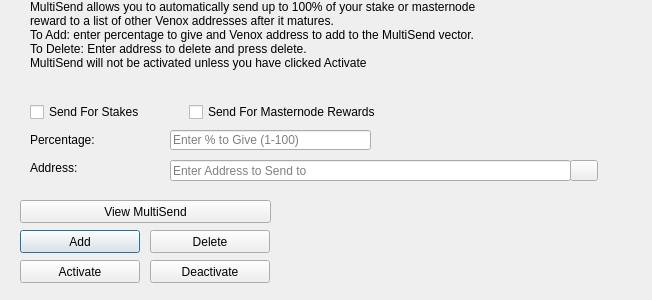
<?xml version="1.0" encoding="UTF-8"?>
<ui version="4.0">
 <class>MultiSendDialog</class>
 <widget class="QDialog" name="MultiSendDialog">
  <property name="windowModality">
   <enum>Qt::NonModal</enum>
  </property>
  <property name="geometry">
   <rect>
    <x>0</x>
    <y>0</y>
    <width>652</width>
    <height>300</height>
   </rect>
  </property>
  <property name="windowTitle">
   <string>MultiSend</string>
  </property>
  <widget class="QLineEdit" name="multiSendPercentEdit">
   <property name="geometry">
    <rect>
     <x>170</x>
     <y>130</y>
     <width>201</width>
     <height>20</height>
    </rect>
   </property>
   <property name="toolTip">
    <string>Enter whole numbers 1 - 100</string>
   </property>
   <property name="placeholderText">
    <string>Enter % to Give (1-100)</string>
   </property>
  </widget>
  <widget class="QLineEdit" name="multiSendAddressEdit">
   <property name="geometry">
    <rect>
     <x>170</x>
     <y>160</y>
     <width>401</width>
     <height>21</height>
    </rect>
   </property>
   <property name="toolTip">
    <string/>
   </property>
   <property name="placeholderText">
    <string>Enter Address to Send to</string>
   </property>
  </widget>
  <widget class="QLabel" name="label_2">
   <property name="geometry">
    <rect>
     <x>30</x>
     <y>0</y>
     <width>451</width>
     <height>121</height>
    </rect>
   </property>
   <property name="lineWidth">
    <number>1</number>
   </property>
   <property name="text">
    <string>MultiSend allows you to automatically send up to 100% of your stake or masternode reward to a list of other Venox addresses after it matures.
To Add: enter percentage to give and Venox address to add to the MultiSend vector.
To Delete: Enter address to delete and press delete.
MultiSend will not be activated unless you have clicked Activate</string>
   </property>
   <property name="alignment">
    <set>Qt::AlignLeading|Qt::AlignLeft|Qt::AlignTop</set>
   </property>
   <property name="wordWrap">
    <bool>true</bool>
   </property>
  </widget>
  <widget class="QLabel" name="message">
   <property name="geometry">
    <rect>
     <x>290</x>
     <y>200</y>
     <width>351</width>
     <height>91</height>
    </rect>
   </property>
   <property name="text">
    <string/>
   </property>
  </widget>
  <widget class="QPushButton" name="addButton">
   <property name="geometry">
    <rect>
     <x>20</x>
     <y>230</y>
     <width>120</width>
     <height>23</height>
    </rect>
   </property>
   <property name="toolTip">
    <string/>
   </property>
   <property name="statusTip">
    <string>Add to MultiSend Vector</string>
   </property>
   <property name="text">
    <string>Add</string>
   </property>
  </widget>
  <widget class="QPushButton" name="disableButton">
   <property name="geometry">
    <rect>
     <x>150</x>
     <y>260</y>
     <width>120</width>
     <height>23</height>
    </rect>
   </property>
   <property name="statusTip">
    <string>Deactivate MultiSend</string>
   </property>
   <property name="text">
    <string>Deactivate</string>
   </property>
  </widget>
  <widget class="QPushButton" name="addressBookButton">
   <property name="geometry">
    <rect>
     <x>570</x>
     <y>160</y>
     <width>28</width>
     <height>21</height>
    </rect>
   </property>
   <property name="toolTip">
    <string>Choose an address from the address book</string>
   </property>
   <property name="text">
    <string/>
   </property>
   <property name="icon">
    <iconset resource="../venox.qrc">
     <normaloff>:/icons/address-book</normaloff>:/icons/address-book</iconset>
   </property>
   <property name="shortcut">
    <string>Alt+A</string>
   </property>
   <property name="autoDefault">
    <bool>false</bool>
   </property>
  </widget>
  <widget class="QLabel" name="label">
   <property name="geometry">
    <rect>
     <x>30</x>
     <y>130</y>
     <width>121</width>
     <height>20</height>
    </rect>
   </property>
   <property name="toolTip">
    <string>Percentage of stake to send</string>
   </property>
   <property name="text">
    <string>Percentage:</string>
   </property>
  </widget>
  <widget class="QLabel" name="label_5">
   <property name="geometry">
    <rect>
     <x>30</x>
     <y>160</y>
     <width>111</width>
     <height>16</height>
    </rect>
   </property>
   <property name="toolTip">
    <string>Address to send portion of stake to</string>
   </property>
   <property name="text">
    <string>Address:</string>
   </property>
  </widget>
  <widget class="QPushButton" name="deleteButton">
   <property name="geometry">
    <rect>
     <x>150</x>
     <y>230</y>
     <width>120</width>
     <height>23</height>
    </rect>
   </property>
   <property name="toolTip">
    <string/>
   </property>
   <property name="statusTip">
    <string>Delete Address From MultiSend Vector</string>
   </property>
   <property name="text">
    <string>Delete</string>
   </property>
  </widget>
  <widget class="QPushButton" name="activateButton">
   <property name="geometry">
    <rect>
     <x>20</x>
     <y>260</y>
     <width>120</width>
     <height>23</height>
    </rect>
   </property>
   <property name="statusTip">
    <string>Activate MultiSend</string>
   </property>
   <property name="text">
    <string>Activate</string>
   </property>
  </widget>
  <widget class="QPushButton" name="viewButton">
   <property name="geometry">
    <rect>
     <x>20</x>
     <y>200</y>
     <width>251</width>
     <height>23</height>
    </rect>
   </property>
   <property name="toolTip">
    <string/>
   </property>
   <property name="statusTip">
    <string>View MultiSend Vector</string>
   </property>
   <property name="text">
    <string>View MultiSend</string>
   </property>
  </widget>
  <widget class="QWidget" name="horizontalLayoutWidget">
   <property name="geometry">
    <rect>
     <x>30</x>
     <y>100</y>
     <width>351</width>
     <height>24</height>
    </rect>
   </property>
   <layout class="QHBoxLayout" name="horizontalLayout">
    <item>
     <widget class="QCheckBox" name="multiSendStakeCheckBox">
      <property name="text">
       <string>Send For Stakes</string>
      </property>
     </widget>
    </item>
    <item>
     <widget class="QCheckBox" name="multiSendMasternodeCheckBox">
      <property name="text">
       <string>Send For Masternode Rewards</string>
      </property>
     </widget>
    </item>
   </layout>
  </widget>
 </widget>
 <resources>
  <include location="../venox.qrc"/>
 </resources>
 <connections/>
</ui>
